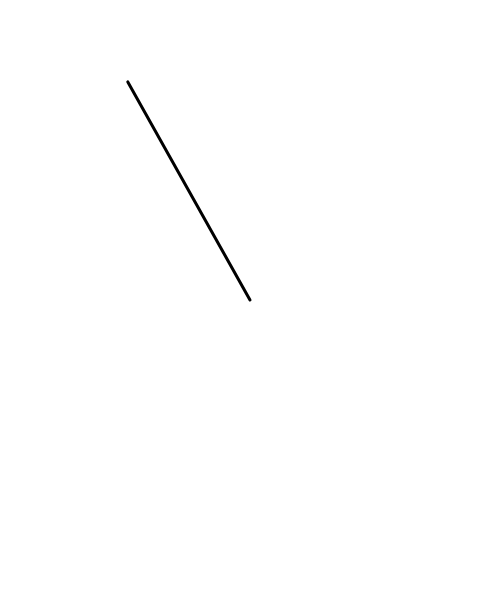
Frame 1 (no input)
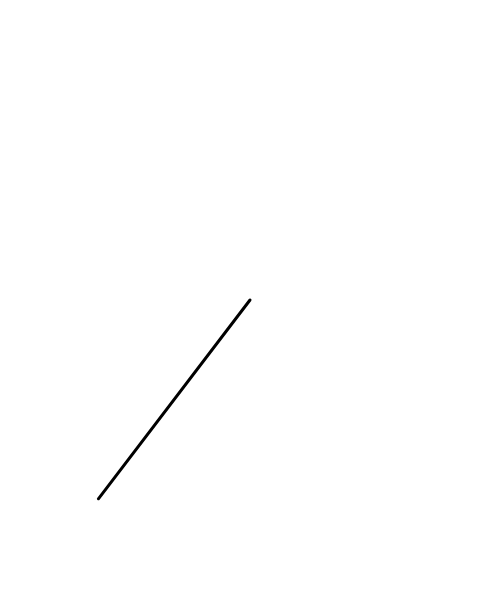
Frame 60 (no input)
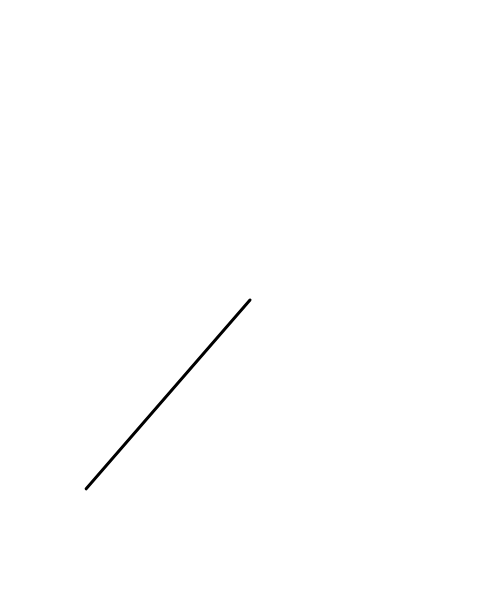
Frame 120 (the mouse pressed at the canvas centre since frame 60)

The p5.js sketch that drew these frames (run headless with seeded random() and noise() and a simulated clock; from frame 60 on, the mouse is pressed at the canvas centre):

// p5.js sketch
// ── sketch.js
function setup() {
  createCanvas(500, 600);
  
}

function draw() {
  background(255);
  
  var freq = frameCount*0.01;
  var amp = TWO_PI;
  var noiseValue = noise(freq) * amp;
  
  translate(width/2, height/2);
  rotate(noiseValue);
  stroke(0);
  strokeWeight(3);
  line(0,0,width/2,0);
}
